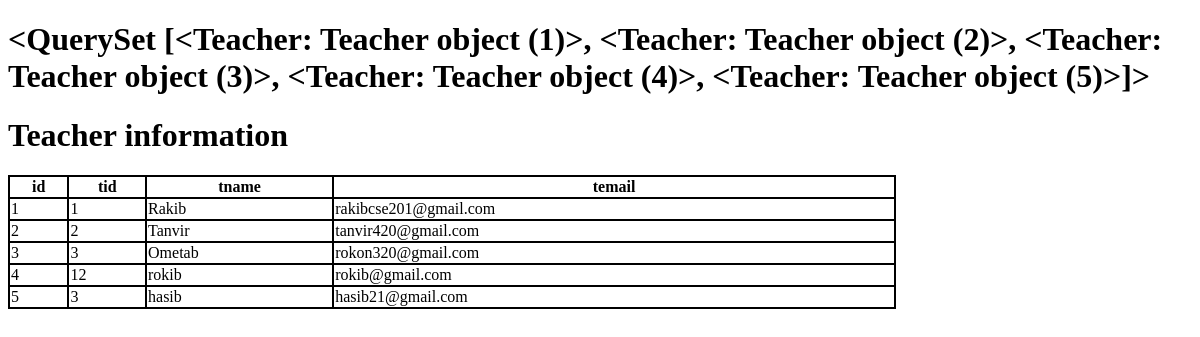
The page /about/t/ on the database its author committed.
### About_us/models.py (models this page shows)
class Teacher(models.Model):
      tid =models.IntegerField()
      tname = models.CharField(max_length=30)
      temail=models.EmailField(max_length=30)

### About_us/views.py (the view)
# urls.py: path('t/',views.Teacher_Info, name='t'),
def Teacher_Info(request):
    Teach=Teacher.objects.all()
    return render(request,'about/t.html',{'data': Teach})

### templates/about/t.html (shortened to what this page needs)
<!DOCTYPE html>
{% load static %}
<html lang="en">
<head>
    <link rel="stylesheet" href="{% static 'css/t.css' %}">
</head>
<body>
    <h1>{{data}}</h1>
    {% if data %}
    <h1>Teacher information</h1>
    {% else %}
    <h1>Empty DB</h1>
    {% endif %}
    <table>
        <tr>
            <th>id</th>
            <th>tid</th>
            <th>tname</th>
            <th>temail</th>
        </tr>
        {% for d in data %}
        <tr>
            <td>{{d.id}}</td>
            <td>{{d.tid}}</td>
            <td>{{d.tname}}</td>
            <td>{{d.temail}}</td>
        </tr>
        {% endfor %}
    </table>
</body>
</html>

### static/css/t.css (style rules this page uses)
table { width: 75%; border: 2px solid black; border-collapse: collapse; }
th,td { border: 2px solid black; border-collapse: collapse; }

### rows shown on the page
Teacher: id "<QuerySet [<Teacher: Teacher object (1)>, <Teacher: Teacher object (2)>, <Teacher: Teacher object (3)>, <Teacher: Teacher object (4)>, <Teacher: Teacher object (5)>]>", id "1", tid "1", tname "Rakib", temail "rakibcse201@gmail.com"
Teacher: id "2", tid "2", tname "Tanvir", temail "tanvir420@gmail.com"
Teacher: id "3", tid "3", tname "Ometab", temail "rokon320@gmail.com"
Teacher: id "4", tid "12", tname "rokib", temail "rokib@gmail.com"
Teacher: id "5", tid "3", tname "hasib", temail "hasib21@gmail.com"
